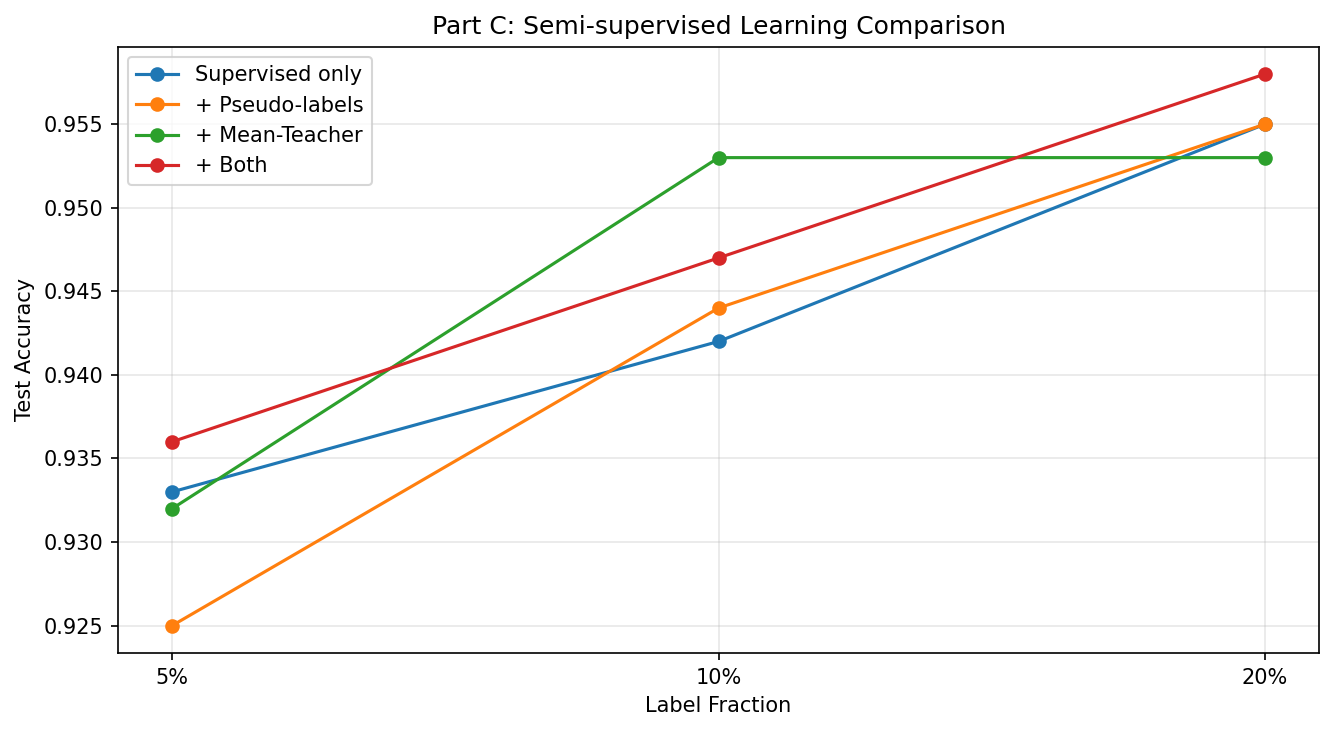

Write the Python code that produced this figure.
"""
Assignment 8 - Part C: Semi-supervised Learning
=================================================
Train with limited labels (5%, 10%, 20%) using:
  1. Supervised only (cross-entropy on labeled nodes)
  2. + Pseudo-labels (generated every 5 epochs)
  3. + Mean-Teacher consistency
Compare across combinations and label fractions.
"""

import torch
import torch.nn as nn
import torch.nn.functional as F
import numpy as np
import matplotlib.pyplot as plt
import copy
import sys
sys.path.insert(0, ".")

from data_utils import prepare_all, build_knn_edges

torch.manual_seed(42)
np.random.seed(42)
device = torch.device("cuda" if torch.cuda.is_available() else "cpu")
print(f"Device: {device}")

# ── Load data ────────────────────────────────────────────────────────────────

df, label_map, img_embeds, text_embeds, labels = prepare_all(subset_size=5000)
N = len(labels)
NUM_CLASSES = len(label_map)
EMBED_DIM = 64

# Fused features
fused_embeds = F.normalize(torch.cat([img_embeds, text_embeds], dim=1), dim=1)
fused_edges = build_knn_edges(fused_embeds, k=5)

fused_d = fused_embeds.to(device)
fused_edges_d = fused_edges.to(device)
labels_d = labels.to(device)

# Fixed test set (20%)
from sklearn.model_selection import train_test_split
all_idx = np.arange(N)
train_pool, test_idx = train_test_split(all_idx, test_size=0.2, random_state=42, stratify=labels.numpy())
test_mask = torch.zeros(N, dtype=torch.bool)
test_mask[test_idx] = True


# ── Model ────────────────────────────────────────────────────────────────────

class MessagePassingLayer(nn.Module):
    def __init__(self, in_dim, out_dim):
        super().__init__()
        self.W_msg = nn.Linear(in_dim, out_dim, bias=False)
        self.W_upd = nn.Linear(in_dim + out_dim, out_dim)

    def forward(self, h, edge_index):
        num_nodes = h.size(0)
        src, dst = edge_index[0], edge_index[1]
        messages = self.W_msg(h[src])
        agg = torch.zeros(num_nodes, messages.size(1), device=h.device)
        agg.index_add_(0, dst, messages)
        return F.relu(self.W_upd(torch.cat([h, agg], dim=1)))


class FusionGNN(nn.Module):
    def __init__(self, in_dim, hidden_dim, num_classes):
        super().__init__()
        self.fuse = nn.Sequential(nn.Linear(in_dim, hidden_dim), nn.ReLU())
        self.mp = MessagePassingLayer(hidden_dim, hidden_dim)
        self.classifier = nn.Linear(hidden_dim, num_classes)

    def forward(self, x, edge_index):
        h = self.fuse(x)
        h = self.mp(h, edge_index)
        return self.classifier(h)


# ── Training functions ───────────────────────────────────────────────────────

EPOCHS = 50


def train_supervised(label_frac):
    """Method 2: Supervised only."""
    n_labeled = int(len(train_pool) * label_frac)
    labeled_idx = train_pool[:n_labeled]
    labeled_mask = torch.zeros(N, dtype=torch.bool)
    labeled_mask[labeled_idx] = True

    model = FusionGNN(128, EMBED_DIM, NUM_CLASSES).to(device)
    optimizer = torch.optim.Adam(model.parameters(), lr=1e-2)

    best_acc = 0
    for epoch in range(1, EPOCHS + 1):
        model.train()
        logits = model(fused_d, fused_edges_d)
        loss = F.cross_entropy(logits[labeled_mask], labels_d[labeled_mask])
        optimizer.zero_grad()
        loss.backward()
        optimizer.step()

        model.eval()
        with torch.no_grad():
            logits = model(fused_d, fused_edges_d)
            acc = (logits[test_mask].argmax(1) == labels_d[test_mask]).float().mean().item()
        best_acc = max(best_acc, acc)

    return best_acc


def train_pseudo_labels(label_frac):
    """Method 3: Supervised + pseudo-labels every 5 epochs."""
    n_labeled = int(len(train_pool) * label_frac)
    labeled_idx = train_pool[:n_labeled]
    unlabeled_idx = train_pool[n_labeled:]

    labeled_mask = torch.zeros(N, dtype=torch.bool)
    labeled_mask[labeled_idx] = True
    unlabeled_mask = torch.zeros(N, dtype=torch.bool)
    unlabeled_mask[unlabeled_idx] = True

    model = FusionGNN(128, EMBED_DIM, NUM_CLASSES).to(device)
    optimizer = torch.optim.Adam(model.parameters(), lr=1e-2)

    pseudo_labels = labels_d.clone()
    pseudo_mask = labeled_mask.clone()

    best_acc = 0
    for epoch in range(1, EPOCHS + 1):
        # Generate pseudo-labels every 5 epochs
        if epoch % 5 == 0:
            model.eval()
            with torch.no_grad():
                logits = model(fused_d, fused_edges_d)
                probs = F.softmax(logits, dim=1)
                max_probs, preds = probs.max(dim=1)
                # Use high-confidence predictions as pseudo-labels
                confident = max_probs > 0.9
                pseudo_mask = labeled_mask | (unlabeled_mask & confident)
                pseudo_labels[unlabeled_mask & confident] = preds[unlabeled_mask & confident]

        model.train()
        logits = model(fused_d, fused_edges_d)
        loss = F.cross_entropy(logits[pseudo_mask], pseudo_labels[pseudo_mask])
        optimizer.zero_grad()
        loss.backward()
        optimizer.step()

        model.eval()
        with torch.no_grad():
            logits = model(fused_d, fused_edges_d)
            acc = (logits[test_mask].argmax(1) == labels_d[test_mask]).float().mean().item()
        best_acc = max(best_acc, acc)

    return best_acc


def train_mean_teacher(label_frac):
    """Method 4: Supervised + Mean-Teacher consistency."""
    n_labeled = int(len(train_pool) * label_frac)
    labeled_idx = train_pool[:n_labeled]

    labeled_mask = torch.zeros(N, dtype=torch.bool)
    labeled_mask[labeled_idx] = True
    unlabeled_mask = torch.zeros(N, dtype=torch.bool)
    unlabeled_mask[train_pool[n_labeled:]] = True

    student = FusionGNN(128, EMBED_DIM, NUM_CLASSES).to(device)
    teacher = copy.deepcopy(student)
    for p in teacher.parameters():
        p.requires_grad = False

    optimizer = torch.optim.Adam(student.parameters(), lr=1e-2)
    ema_decay = 0.99

    best_acc = 0
    for epoch in range(1, EPOCHS + 1):
        student.train()
        s_logits = student(fused_d, fused_edges_d)

        # Supervised loss on labeled data
        sup_loss = F.cross_entropy(s_logits[labeled_mask], labels_d[labeled_mask])

        # Consistency loss: student vs teacher on unlabeled
        teacher.eval()
        with torch.no_grad():
            t_logits = teacher(fused_d, fused_edges_d)
        cons_loss = F.mse_loss(
            F.softmax(s_logits[unlabeled_mask], dim=1),
            F.softmax(t_logits[unlabeled_mask], dim=1),
        )

        loss = sup_loss + 0.5 * cons_loss
        optimizer.zero_grad()
        loss.backward()
        optimizer.step()

        # EMA update teacher
        with torch.no_grad():
            for t_param, s_param in zip(teacher.parameters(), student.parameters()):
                t_param.data.mul_(ema_decay).add_(s_param.data, alpha=1 - ema_decay)

        student.eval()
        with torch.no_grad():
            logits = student(fused_d, fused_edges_d)
            acc = (logits[test_mask].argmax(1) == labels_d[test_mask]).float().mean().item()
        best_acc = max(best_acc, acc)

    return best_acc


def train_pseudo_and_teacher(label_frac):
    """Method 2+3+4: All combined."""
    n_labeled = int(len(train_pool) * label_frac)
    labeled_idx = train_pool[:n_labeled]
    unlabeled_idx = train_pool[n_labeled:]

    labeled_mask = torch.zeros(N, dtype=torch.bool)
    labeled_mask[labeled_idx] = True
    unlabeled_mask = torch.zeros(N, dtype=torch.bool)
    unlabeled_mask[unlabeled_idx] = True

    student = FusionGNN(128, EMBED_DIM, NUM_CLASSES).to(device)
    teacher = copy.deepcopy(student)
    for p in teacher.parameters():
        p.requires_grad = False

    optimizer = torch.optim.Adam(student.parameters(), lr=1e-2)
    ema_decay = 0.99
    pseudo_labels = labels_d.clone()
    pseudo_mask = labeled_mask.clone()

    best_acc = 0
    for epoch in range(1, EPOCHS + 1):
        # Pseudo-labels every 5 epochs
        if epoch % 5 == 0:
            teacher.eval()
            with torch.no_grad():
                t_logits = teacher(fused_d, fused_edges_d)
                probs = F.softmax(t_logits, dim=1)
                max_probs, preds = probs.max(dim=1)
                confident = max_probs > 0.9
                pseudo_mask = labeled_mask | (unlabeled_mask & confident)
                pseudo_labels[unlabeled_mask & confident] = preds[unlabeled_mask & confident]

        student.train()
        s_logits = student(fused_d, fused_edges_d)

        # Supervised + pseudo-label loss
        sup_loss = F.cross_entropy(s_logits[pseudo_mask], pseudo_labels[pseudo_mask])

        # Consistency loss
        teacher.eval()
        with torch.no_grad():
            t_logits = teacher(fused_d, fused_edges_d)
        cons_loss = F.mse_loss(
            F.softmax(s_logits[unlabeled_mask], dim=1),
            F.softmax(t_logits[unlabeled_mask], dim=1),
        )

        loss = sup_loss + 0.5 * cons_loss
        optimizer.zero_grad()
        loss.backward()
        optimizer.step()

        with torch.no_grad():
            for t_param, s_param in zip(teacher.parameters(), student.parameters()):
                t_param.data.mul_(ema_decay).add_(s_param.data, alpha=1 - ema_decay)

        student.eval()
        with torch.no_grad():
            logits = student(fused_d, fused_edges_d)
            acc = (logits[test_mask].argmax(1) == labels_d[test_mask]).float().mean().item()
        best_acc = max(best_acc, acc)

    return best_acc


# ── Run experiments ──────────────────────────────────────────────────────────

fractions = [0.05, 0.10, 0.20]
methods = {
    "Supervised only": train_supervised,
    "+ Pseudo-labels": train_pseudo_labels,
    "+ Mean-Teacher": train_mean_teacher,
    "+ Both": train_pseudo_and_teacher,
}

results = {name: [] for name in methods}

for frac in fractions:
    print(f"\n{'='*60}")
    print(f"  Label fraction: {frac*100:.0f}%  ({int(len(train_pool)*frac)} labeled)")
    print(f"{'='*60}")
    for name, fn in methods.items():
        acc = fn(frac)
        results[name].append(acc)
        print(f"  {name:<25s}  test_acc={acc:.4f}")

# ── Summary table ────────────────────────────────────────────────────────────

print("\n\n" + "=" * 60)
print("  SUMMARY")
print("=" * 60)
header = f"  {'Method':<25s}"
for frac in fractions:
    header += f"  {frac*100:.0f}%{'':<8s}"
print(header)
print(f"  {'-'*25}" + f"  {'-'*10}" * len(fractions))
for name in methods:
    row = f"  {name:<25s}"
    for acc in results[name]:
        row += f"  {acc:>10.4f}"
    print(row)

# ── Plot ─────────────────────────────────────────────────────────────────────

fig, ax = plt.subplots(figsize=(9, 5))
x = [f"{f*100:.0f}%" for f in fractions]
for name in methods:
    ax.plot(x, results[name], "o-", label=name)
ax.set_xlabel("Label Fraction")
ax.set_ylabel("Test Accuracy")
ax.set_title("Part C: Semi-supervised Learning Comparison")
ax.legend()
ax.grid(True, alpha=0.3)
plt.tight_layout()
plt.savefig("multimodal-gnn/part_c_semisupervised.png", dpi=150, bbox_inches="tight")
plt.show()
print("\nSaved -> multimodal-gnn/part_c_semisupervised.png")

torch.save(results, "multimodal-gnn/part_c_results.pt")
print("Done.")
